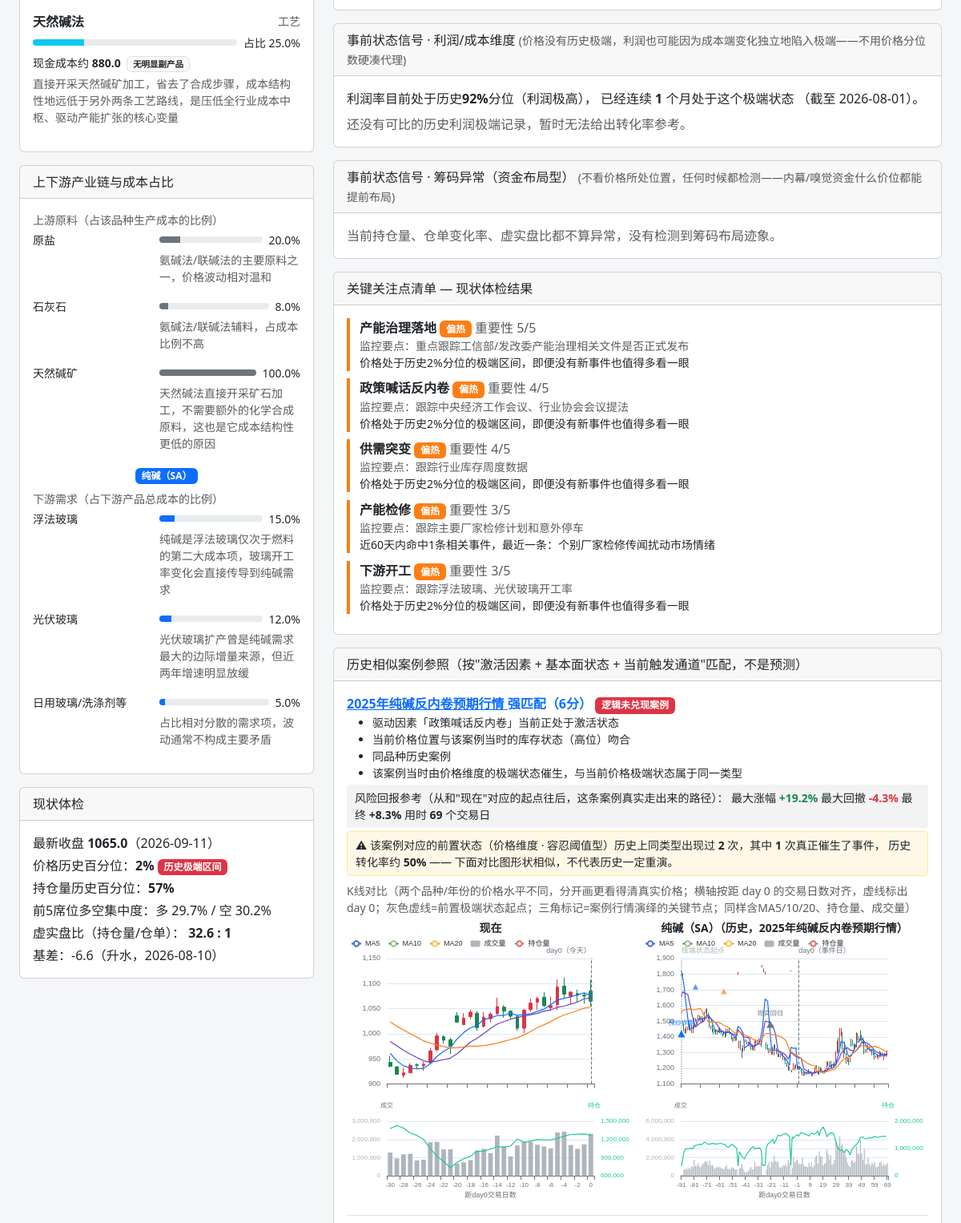
Before: /variety/SA (middle part) with the older database file.
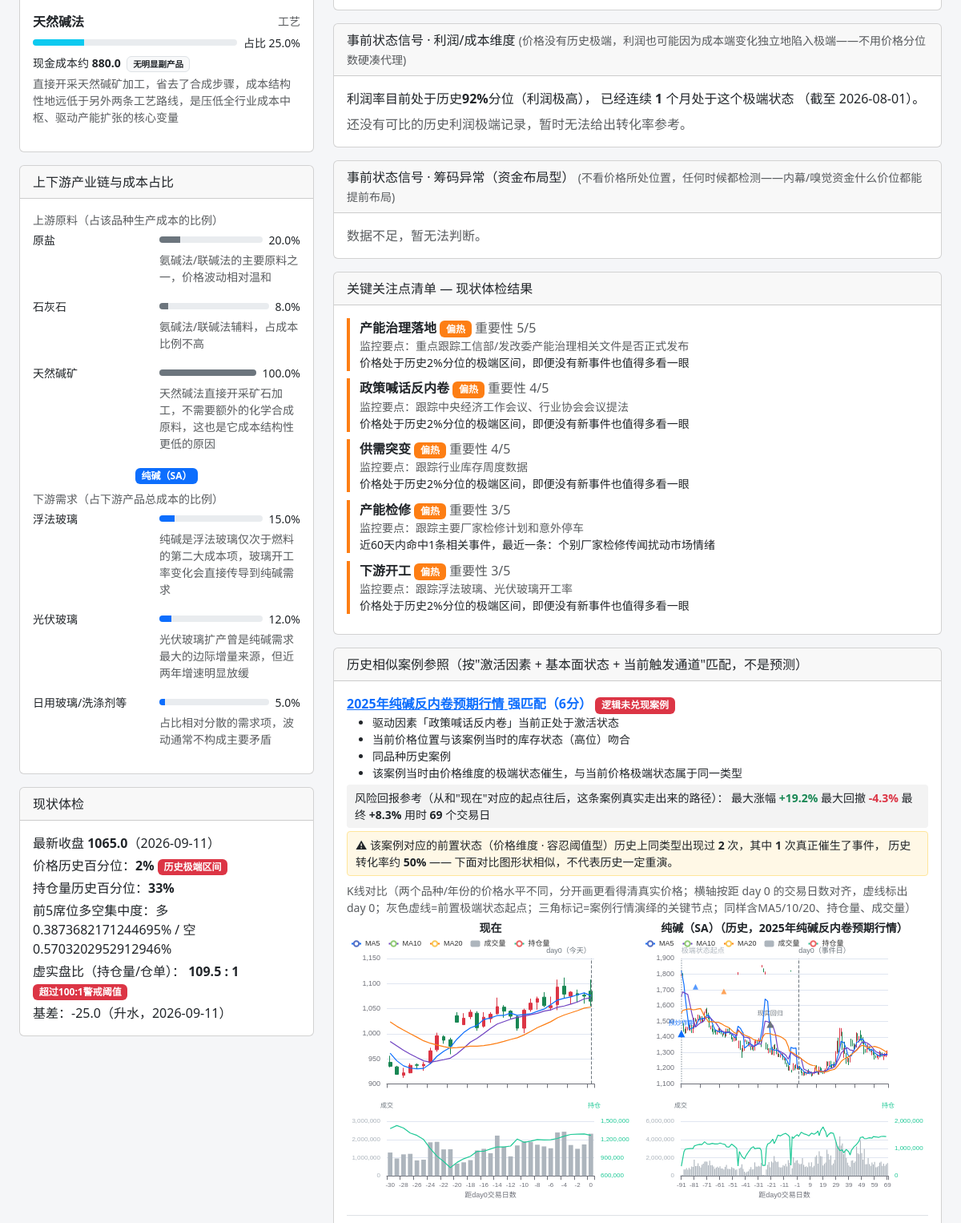
After: the same page with the newer database file.
### app/models.py (models this page shows)
class PositionRank(db.Model):
    __tablename__ = "position_rank"
    id = db.Column(db.Integer, primary_key=True)
    contract_id = db.Column(db.Integer, db.ForeignKey("contract.id"), nullable=False)
    trade_date = db.Column(db.Date, nullable=False)
    total_open_interest = db.Column(db.Integer)
    top5_long_ratio = db.Column(db.Float)  # 前5多头席位占比
    top5_short_ratio = db.Column(db.Float)  # 前5空头席位占比
    __table_args__ = (db.UniqueConstraint("contract_id", "trade_date", name="uq_pos_contract_date"),)

class Basis(db.Model):
    __tablename__ = "basis"
    id = db.Column(db.Integer, primary_key=True)
    contract_id = db.Column(db.Integer, db.ForeignKey("contract.id"), nullable=False)
    trade_date = db.Column(db.Date, nullable=False)
    futures_price = db.Column(db.Float)
    spot_price = db.Column(db.Float)
    basis_value = db.Column(db.Float)  # 现货-期货，正为升水
    __table_args__ = (db.UniqueConstraint("contract_id", "trade_date", name="uq_basis_contract_date"),)

### app/blueprints/main/routes.py (the view)
@main_bp.route("/variety/<code>")
def variety_detail(code):
    variety = Variety.query.filter_by(code=code).first()
    if not variety:
        abort(404)
    price_snap = get_price_snapshot(variety)
    position_snap = get_position_snapshot(variety)
    basis_snap = get_basis_snapshot(variety)
    factor_status = compute_factor_status(variety, price_snap, position_snap)
    setup_signal = compute_setup_signal(variety)
    setup_precedents = match_setup_precedents(variety, setup_signal, dimension="价格")
    margin_signal = compute_margin_signal(variety)
    margin_precedents = match_setup_precedents(variety, margin_signal, dimension="利润")
    chip_signal = compute_chip_anomaly_signal(variety)
    matched_cases, filtered_case_count = match_historical_cases(
        variety, factor_status, price_snap,
        setup_signal=setup_signal, margin_signal=margin_signal, chip_signal=chip_signal,
    )
    for m in matched_cases:
        m["comparison"] = get_case_comparison_series(variety, m["case"])
        m["precedent_stats"] = get_case_precedent_stats(m["case"])
        m["risk_reward"] = get_case_risk_reward(m["comparison"])
    composite_signal = compute_composite_signal(setup_signal, margin_signal, chip_signal, matched_cases)
    risk_reward_summary = summarize_case_risk_reward(matched_cases)
    macro_snapshot = get_macro_snapshot()
    profit_status_label = get_profit_status_label(variety)
    setup_regions = get_setup_episode_regions(variety, dimension="价格")
    kline_data = []
    events_for_chart = []
    if price_snap:
        for b in price_snap["bars"]:
            kline_data.append([
                b.trade_date.isoformat(), b.open, b.close, b.low, b.high, b.volume or 0,
                b.open_interest or 0,
            ])
        events = Event.query.filter_by(variety_id=variety.id).order_by(Event.event_date).all()
        for e in events:
            events_for_chart.append({
                "date": e.event_date.isoformat(),
                "title": e.title,
                "level": e.level,
                "factor": e.factor_tag.name if e.factor_tag else "",
                "source": e.source or "",
                "is_case": e.case_id is not None,
                "is_failure": bool(e.case and e.case.is_failure_case),
            })
    return render_template(
        "main/variety_detail.html",
        variety=variety,
        price_snap=price_snap,
        position_snap=position_snap,
        basis_snap=basis_snap,
        factor_status=factor_status,
        matched_cases=matched_cases,
        filtered_case_count=filtered_case_count,
        composite_signal=composite_signal,
        risk_reward_summary=risk_reward_summary,
        macro_snapshot=macro_snapshot,
        profit_status_label=profit_status_label,
        setup_signal=setup_signal,
        setup_precedents=setup_precedents,
        margin_signal=margin_signal,
        margin_precedents=margin_precedents,
        chip_signal=chip_signal,
        setup_regions=setup_regions,
        kline_data=kline_data,
        events_for_chart=events_for_chart,
    )

### app/analysis.py (called while the page is built)
def _main_contract(variety: Variety):
    return Contract.query.filter_by(variety_id=variety.id, is_main=True).first()

def get_price_snapshot(variety: Variety):
    contract = _main_contract(variety)
    if not contract:
        return None
    bars = (
        DailyBar.query.filter_by(contract_id=contract.id)
        .order_by(DailyBar.trade_date)
        .all()
    )
    if not bars:
        return None
    closes = [b.close for b in bars if b.close is not None]
    latest = bars[-1]
    percentile = _percentile_rank(closes, latest.close)
    return {
        "latest_date": latest.trade_date,
        "latest_close": latest.close,
        "percentile": percentile,
        "hist_low": min(closes),
        "hist_high": max(closes),
        "bars": bars,
    }

def _bucket_from_percentile(pct):
    if pct is None:
        return None
    if pct >= 66:
        return "高位"
    if pct <= 33:
        return "低位"
    return "中位"

def _score_label(score):
    if score >= 5:
        return "强匹配"
    if score >= 3:
        return "中等匹配"
    return "弱匹配"

### app/templates/main/variety_detail.html (shortened to what the changed rows need)
{% extends "base.html" %}
{% block content %}
<div class="row">
  <div class="col-md-4">
        {% set upstream = variety.supply_chain_nodes | selectattr("direction", "equalto", "upstream") | list %}
        {% set downstream = variety.supply_chain_nodes | selectattr("direction", "equalto", "downstream") | list %}
    <div class="card">
      <div class="card-body">
        {% if price_snap %}
        <p class="mb-1">最新收盘 <strong>{{ price_snap.latest_close }}</strong>（{{ price_snap.latest_date }}）</p>
        <p class="mb-1">价格历史百分位：<strong>{{ price_snap.percentile }}%</strong>
          {% if price_snap.percentile >= 90 or price_snap.percentile <= 10 %}<span class="badge bg-danger">历史极端区间</span>{% endif %}
        </p>
        {% endif %}
        {% if position_snap %}
        <p class="mb-1">持仓量历史百分位：<strong>{{ position_snap.oi_percentile }}%</strong></p>
        <p class="mb-1">前5席位多空集中度：多 {{ position_snap.top5_long_ratio }}% / 空 {{ position_snap.top5_short_ratio }}%</p>
        <p class="mb-1">虚实盘比（持仓量/仓单）：
          <strong>{{ position_snap.virtual_real_ratio }} : 1</strong>
          {% if position_snap.virtual_real_alert %}<span class="badge bg-danger">超过100:1警戒阈值</span>{% endif %}
        </p>
        {% endif %}
        {% if basis_snap %}
        <p class="mb-0">基差：{{ basis_snap.basis_value }}（{{ basis_snap.state }}，{{ basis_snap.latest_date }}）</p>
        {% endif %}
      </div>
    </div>
  </div>
  <div class="col-md-8">
    <div class="card">
      <div class="card-body">
        {% if chip_signal and chip_signal.triggered %}
        <div class="alert alert-warning py-2 mb-2">检测到筹码异常，可能有资金已经提前动作：</div>
        <ul class="mb-1">
          {% for r in chip_signal.reasons %}<li>{{ r }}</li>{% endfor %}
        </ul>
        <p class="small text-muted mb-0">{{ chip_signal.note }}</p>
        {% elif chip_signal %}
        <p class="text-muted mb-0">当前持仓量、仓单变化率、虚实盘比都不算异常，没有检测到筹码布局迹象。</p>
        {% else %}
        <p class="text-muted mb-0">数据不足，暂无法判断。</p>
        {% endif %}
      </div>
    </div>
  </div>
</div>
{% endblock %}

Changed rows visible on the page:
removed PositionRank: top5_long_ratio "29.7", top5_short_ratio "30.2"
removed Basis: basis_value "-6.6", latest_date "2026-08-10"
now on this page (row edited): PositionRank: top5_long_ratio "0.3873682171244695", top5_short_ratio "0.5703202952912946"
now on this page (row edited): Basis: basis_value "-25.0", latest_date "2026-09-11"
Other visible differences:
{{ position_snap.oi_percentile }}: "57" → "33"
{{ position_snap.virtual_real_ratio }}: "32.6" → "109.5"
text no longer shown: "当前持仓量、仓单变化率、虚实盘比都不算异常，没有检测到筹码布局迹象。"
text now shown: "超过100:1警戒阈值 数据不足，暂无法判断。"
